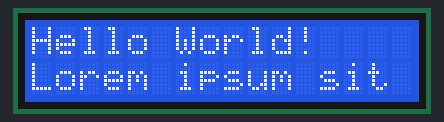
Bench run of a program on a simulated Raspberry Pi (BCM pin numbers). Shown: 16×2 character LCD. Library files of the repository ran but are not shown: i2c_lcd.py.

Above: at 0.2 s.
At 3.4 s:
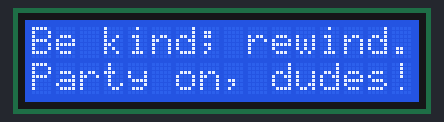
At 6.39 s:
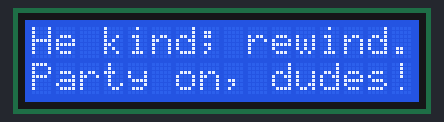

The program:

demo.py
```python
from i2c_lcd import I2cLcd


def main():
    # Initialise display
    lcd = I2cLcd(16, 2)

    try:
        while True:
            lcd.set_line(1, 'Hello World!')
            lcd.set_line(2, 'Lorem ipsum sit')
            lcd.display_message(3)

            lcd.set_line(1, 'Be kind; rewind.')
            lcd.set_line(2, 'Party on, dudes!')
            lcd.display_message(3)

    except KeyboardInterrupt:
        pass
    finally:
        lcd.clear_display()


if __name__ == '__main__':
    main()
```

Measured:
- by itself, everything shown: repeats every 6.3 s, in 4 steps
- what the display in image 0 shows lasts 3.0 s, from 0.2 s to 3.2 s
